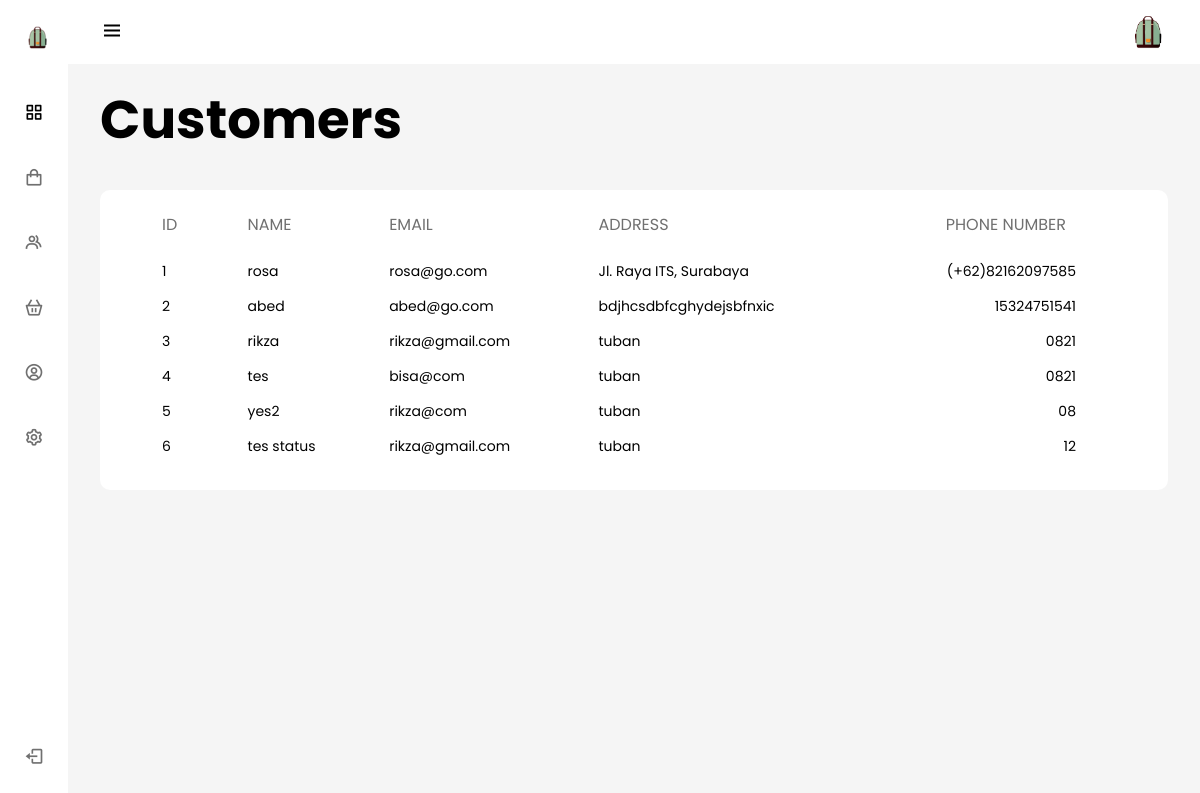
Page /admin/customers.php on the committed database.
### tables this page shows
CREATE TABLE `tbl_custinfo` (
  `id` int(10) UNSIGNED NOT NULL,
  `cust_name` varchar(255) NOT NULL,
  `cust_email` varchar(255) NOT NULL,
  `cust_address` varchar(255) NOT NULL,
  `cust_phone` varchar(20) NOT NULL,
  `cust_order` varchar(20) NOT NULL,
  `status_pesanan` tinyint(1) DEFAULT NULL
);

### admin/customers.php (the view, shortened to what this page needs)
<?php
if (isset($_GET['page'])) {
  $page = $_GET['page'];
} else {
  $page = 1;
}
$numPerPage = 15 ;
$startFrom = ($page - 1) * $numPerPage;
$con = openCon();
$query = "SELECT * FROM tbl_custinfo LIMIT $startFrom, $numPerPage";
$result = $con->query($query);
?>
<!DOCTYPE html>
<html lang="en">
<head>
    <link href="https://cdn.jsdelivr.net/npm/boxicons@2.0.5/css/boxicons.min.css" rel="stylesheet" />
    <link rel="stylesheet" href="includes/assets/css/styles.css" />
    <link rel="stylesheet" href="includes/assets/css/resets.css" />
    <link rel="stylesheet" href="includes/assets/css/headerSidebar.css" />
</head>
<body id="body-pd">
    <?php include 'includes/header.php' ?>
    <?php include 'includes/navBar.php' ?>
    <div class="container">
        <h1>Customers</h1>
        <div class="customers">
            <div class="customers-table">
                <table>
                    <thead>
                        <tr>
                            <th class="title">ID</th>
                            <th class="title">Name</th>
                            <th class="title">Email</th>
                            <th class="title">Address</th>
                            <th class="title">Phone Number</th>
                    </thead>
                    <tbody>
                    <?php
              while ($row = $result->fetch_array()) {
                  echo "<tr>";
                      echo "<td class=\"data\">" . $row['id'] . "</td>";
                      echo "<td class=\"data\">" . $row['cust_name'] . "</td>";
                      echo "<td class=\"data\">" . $row['cust_email'] . "</td>";
                      echo "<td class=\"data\">" . $row['cust_address'] . "</td>";
                      echo "<td class=\"data\">" . $row['cust_phone'] . "</td>";
                  echo "</tr>\n";
              }
            ?>
                    </tbody>
                    </table>
      </div>
      <div class="page-container">
      </div>
    </div>
  </div>
</body>
</html>

### admin/includes/assets/css/styles.css (style rules this page uses)
.page-container { position: absolute; height: 100px; right: 0; }
.customers, .orders, .staff, .setting, .products { margin-top: 20px; position: relative; }
.customers-table, .orders-table, .staff-table, .products-table { margin-top: 30px; padding: 20px; background-color: var(--white-color); border-radius: 10px; }
table { width: 100%; height: auto; }
.title { padding: 0 10px 20px 40px;; text-align: left; color: var(--font-color); font-weight: 400; text-transform: uppercase; }
.data { padding-left: 40px; padding-bottom: 10px; font-size: 14px; }
.title:last-of-type, .data:last-of-type { text-align: right; padding-right: 70px; }
.title:last-of-type { padding-right: 80px; }
.title, .data { border-bottom: 1px solid var(--white-color); }

### admin/includes/assets/css/headerSidebar.css (style rules this page uses)
.container { padding: 1rem 1rem 0 0; }
h1 { font-size: 3.3125rem; margin: 0; }
@media screen and (min-width: 768px) { body { margin: calc(var(--header-height) + 1rem) 0 0 0; padding-left: calc(var(--nav-width) + 2rem); } }

### rows in the picture
tbl_custinfo: id "1", cust_name "rosa", cust_email "rosa@go.com", cust_address "Jl. Raya ITS, Surabaya", cust_phone "(+62)82162097585"
tbl_custinfo: id "2", cust_name "abed", cust_email "abed@go.com", cust_address "bdjhcsdbfcghydejsbfnxic", cust_phone "15324751541"
tbl_custinfo: id "3", cust_name "rikza", cust_email "rikza@gmail.com", cust_address "tuban", cust_phone "0821"
tbl_custinfo: id "4", cust_name "tes", cust_email "bisa@com", cust_address "tuban", cust_phone "0821"
tbl_custinfo: id "5", cust_name "yes2", cust_email "rikza@com", cust_address "tuban", cust_phone "08"
tbl_custinfo: id "6", cust_name "tes status", cust_email "rikza@gmail.com", cust_address "tuban", cust_phone "12"
